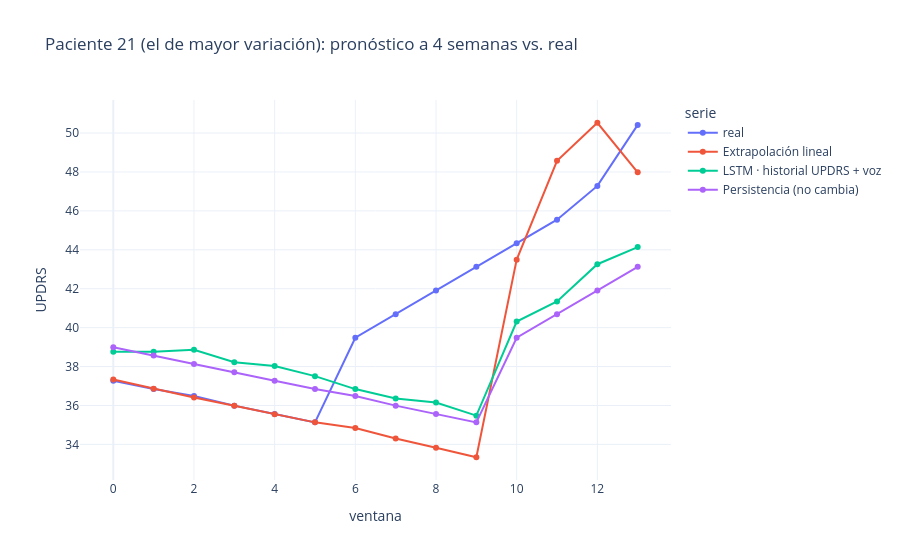

The cell this chart's notebook holds for it:
### Code cell
pid = predicciones.groupby("paciente")["real"].agg(lambda s: s.max() - s.min()).idxmax()
p = predicciones[predicciones["paciente"] == pid].reset_index(drop=True)
p["ventana"] = range(len(p))
serie = p.melt(id_vars="ventana", value_vars=["real", "Extrapolación lineal", "LSTM · historial UPDRS + voz",
                                             "Persistencia (no cambia)"], var_name="serie", value_name="UPDRS")
fig = px.line(serie, x="ventana", y="UPDRS", color="serie", markers=True,
              title=f"Paciente {pid} (el de mayor variación): pronóstico a 4 semanas vs. real")
guardar(fig, "03_pronostico_ejemplo")
fig

### Figure 1 — Plotly figure (JSON) as saved in the notebook; plotly's stock layout.template omitted (floating-point values rounded to 4 significant figures)
{"data": [{"hovertemplate": "serie=real<br>ventana=%{x}<br>UPDRS=%{y}<extra></extra>", "legendgroup": "real", "line": {"color": "#636efa", "dash": "solid"}, "marker": {"symbol": "circle"}, "mode": "lines+markers", "name": "real", "orientation": "v", "showlegend": true, "type": "scatter", "x": [0, 1, 2, 3, 4, 5, 6, 7, 8, 9, 10, 11, 12, 13], "xaxis": "x", "y": [37.27, 36.85, 36.48, 35.99, 35.56, 35.13, 39.48, 40.69, 41.91, 43.12, 44.34, 45.55, 47.28, 50.42], "yaxis": "y"}, {"hovertemplate": "serie=Extrapolación lineal<br>ventana=%{x}<br>UPDRS=%{y}<extra></extra>", "legendgroup": "Extrapolación lineal", "line": {"color": "#EF553B", "dash": "solid"}, "marker": {"symbol": "circle"}, "mode": "lines+markers", "name": "Extrapolación lineal", "orientation": "v", "showlegend": true, "type": "scatter", "x": [0, 1, 2, 3, 4, 5, 6, 7, 8, 9, 10, 11, 12, 13], "xaxis": "x", "y": [37.34, 36.86, 36.41, 35.98, 35.55, 35.13, 34.85, 34.31, 33.83, 33.34, 43.49, 48.58, 50.53, 47.98], "yaxis": "y"}, {"hovertemplate": "serie=LSTM · historial UPDRS + voz<br>ventana=%{x}<br>UPDRS=%{y}<extra></extra>", "legendgroup": "LSTM · historial UPDRS + voz", "line": {"color": "#00cc96", "dash": "solid"}, "marker": {"symbol": "circle"}, "mode": "lines+markers", "name": "LSTM · historial UPDRS + voz", "orientation": "v", "showlegend": true, "type": "scatter", "x": [0, 1, 2, 3, 4, 5, 6, 7, 8, 9, 10, 11, 12, 13], "xaxis": "x", "y": [38.76, 38.76, 38.86, 38.23, 38.03, 37.51, 36.84, 36.36, 36.15, 35.48, 40.32, 41.34, 43.26, 44.14], "yaxis": "y"}, {"hovertemplate": "serie=Persistencia (no cambia)<br>ventana=%{x}<br>UPDRS=%{y}<extra></extra>", "legendgroup": "Persistencia (no cambia)", "line": {"color": "#ab63fa", "dash": "solid"}, "marker": {"symbol": "circle"}, "mode": "lines+markers", "name": "Persistencia (no cambia)", "orientation": "v", "showlegend": true, "type": "scatter", "x": [0, 1, 2, 3, 4, 5, 6, 7, 8, 9, 10, 11, 12, 13], "xaxis": "x", "y": [38.99, 38.57, 38.13, 37.7, 37.27, 36.85, 36.48, 35.99, 35.56, 35.13, 39.48, 40.69, 41.91, 43.12], "yaxis": "y"}], "layout": {"legend": {"title": {"text": "serie"}, "tracegroupgap": 0}, "title": {"text": "Paciente 21 (el de mayor variación): pronóstico a 4 semanas vs. real"}, "xaxis": {"anchor": "y", "domain": [0, 1], "title": {"text": "ventana"}}, "yaxis": {"anchor": "x", "domain": [0, 1], "title": {"text": "UPDRS"}}}}
